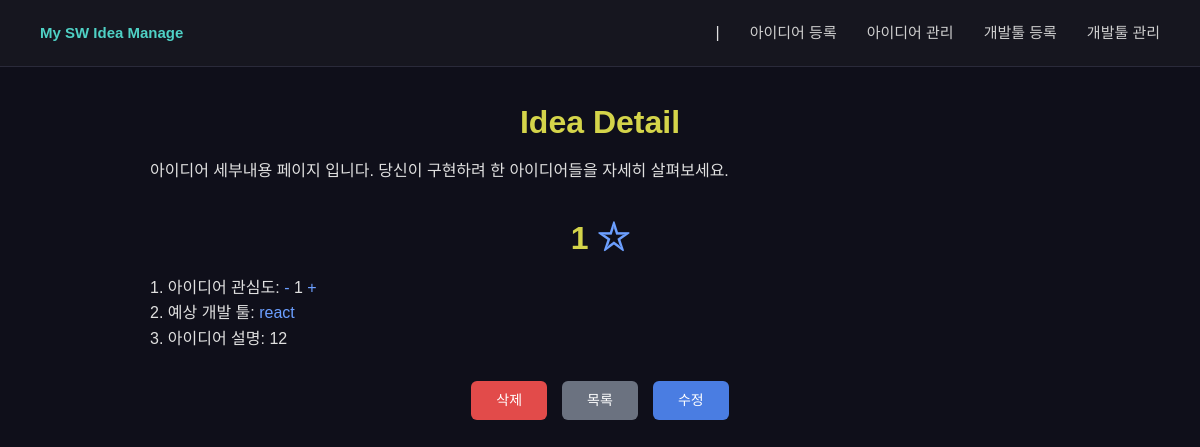
The page /ideas/3/ on the database its author committed.
### IdeaSite/models.py (models this page shows, shortened)
class Idea(models.Model):
    title = models.CharField(max_length=100)
    image = models.ImageField(upload_to='images/', blank=True, null=True)
    content = models.TextField()
    interest = models.IntegerField(default=0)
    devtool = models.ForeignKey(DevTool, on_delete=models.CASCADE)
    created_at = models.DateTimeField(auto_now_add=True)

class DevTool(models.Model):
    name = models.CharField(max_length=100)
    kind = models.CharField(max_length=100)
    content = models.TextField()

### IdeaSite/views.py (the view)
# urls.py: path('ideas/<int:id>/', views.idea_detail, name='idea_detail'),
def idea_detail(request, id):
    idea = Idea.objects.get(id=id)
    is_starred = IdeaStar.objects.filter(idea=idea).exists()
    context = {'idea': idea, 'is_starred': is_starred}
    return render(request, 'IdeaSite/idea_detail.html', context)

### IdeaSite/templates/IdeaSite/idea_detail.html (shortened to what this page needs)
{% extends 'IdeaSite/base.html' %}
{% block content %}
<h1>Idea Detail</h1>
<p>아이디어 세부내용 페이지 입니다. 당신이 구현하려 한 아이디어들을 자세히 살펴보세요.</p>
<h1>{{ idea.title }}
    <a href="{% url 'idea_star' idea.id %}">
        {% if is_starred %}★{% else %}☆{% endif %}
    </a>
</h1>
<p>1. 아이디어 관심도:
    <a href="{% url 'idea_interest_down' idea.id %}">-</a>
    {{ idea.interest }}
    <a href="{% url 'idea_interest_up' idea.id %}">+</a>
</p>
<p>2. 예상 개발 툴: <a href="{% url 'develop_detail' idea.devtool.id %}">{{ idea.devtool.name }}</a></p>
<p>3. 아이디어 설명: {{ idea.content }}</p>
<div class="btn-group">
    <a href="{% url 'idea_delete' idea.id %}" class="btn btn-delete">삭제</a>
    <a href="{% url 'idea_list' %}" class="btn btn-list">목록</a>
    <a href="{% url 'idea_modify' idea.id %}" class="btn btn-modify">수정</a>
</div>
{% endblock %}

### static/style.css (style rules this page uses)
* { margin: 0; padding: 0; box-sizing: border-box; }
body { background-color: #0f0f1a; color: #e0e0e0; font-family: 'Malgun Gothic', sans-serif; line-height: 1.6; }
h1 { color: #d4d44a; text-align: center; margin: 30px 0 10px; }
body > form, body > div, body > p, body > a, body > h1, body > h3, body > img, body > hr, body > button { max-width: 900px; margin-left: auto; margin-right: auto; }
a { color: #6c9fff; text-decoration: none; }
.btn-group { display: flex; justify-content: center; gap: 15px; margin: 30px auto; width: 100%; }
.btn { padding: 8px 25px; border-radius: 6px; color: #fff; font-size: 14px; }
.btn-delete { background-color: #e24b4a; }
.btn-list { background-color: #6b7280; }
.btn-modify { background-color: #4a7de2; }

### rows shown on the page
Idea: title "1", interest "1", devtool.name "react", content "12"
